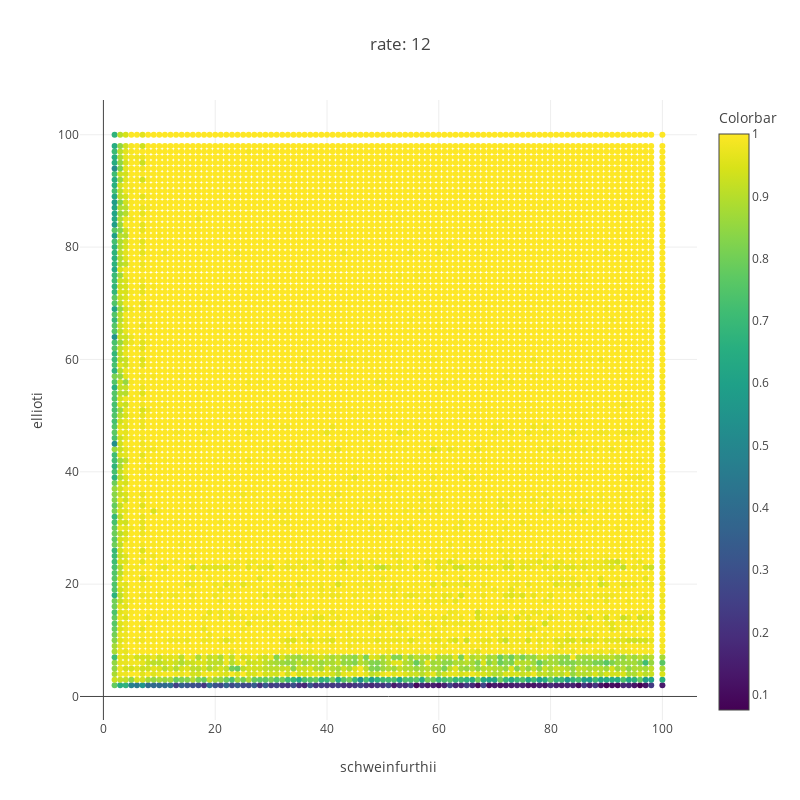

Notebook source saved alongside this figure:
### Markdown cell above
**Fig. pval comparison** power to detect changes in class proportions between two populations for sequences of length `seqL` across sample sizes.

### Code cell
rate= 12
plot_power(rate_stats,rate= rate,func_select= np.nanmean)

### Figure 1 — Plotly figure (JSON) as saved in the notebook; plotly's stock layout.template omitted (floating-point values rounded to 4 significant figures; data arrays with more than 128 entries replaced by an {"elided": "..."} marker saying what was removed)
{"data": [{"marker": {"color": {"elided": "9604 float values"}, "colorbar": {"title": {"text": "Colorbar"}}, "colorscale": "Viridis", "line": {"width": 0}, "opacity": 1, "size": 6, "symbol": "circle"}, "mode": "markers", "type": "scatter", "uid": "aa5cc18f-c4ef-4f2b-90da-21ccb3553437", "x": {"elided": "9604 int values"}, "y": {"elided": "9604 int values"}}], "layout": {"height": 800, "title": {"text": "rate: 12"}, "width": 800, "xaxis": {"title": {"text": "schweinfurthii"}}, "yaxis": {"title": {"text": "ellioti"}}}}
